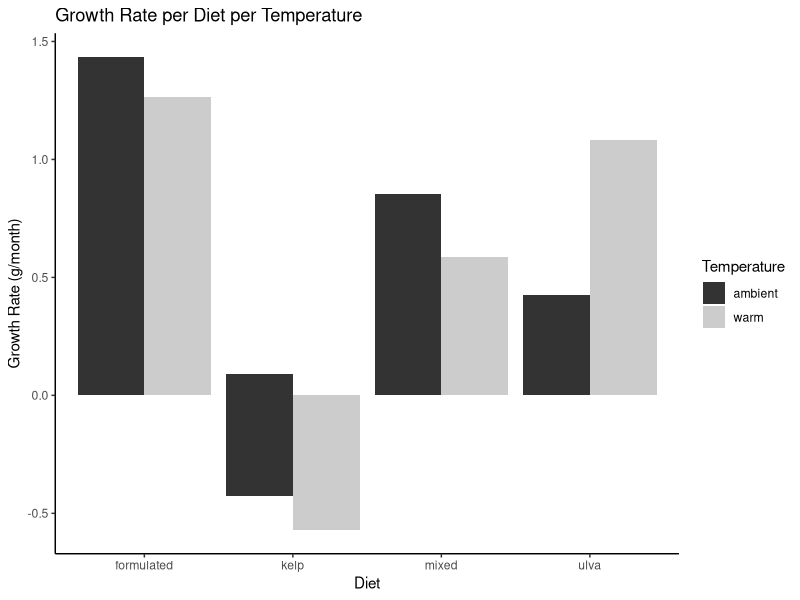
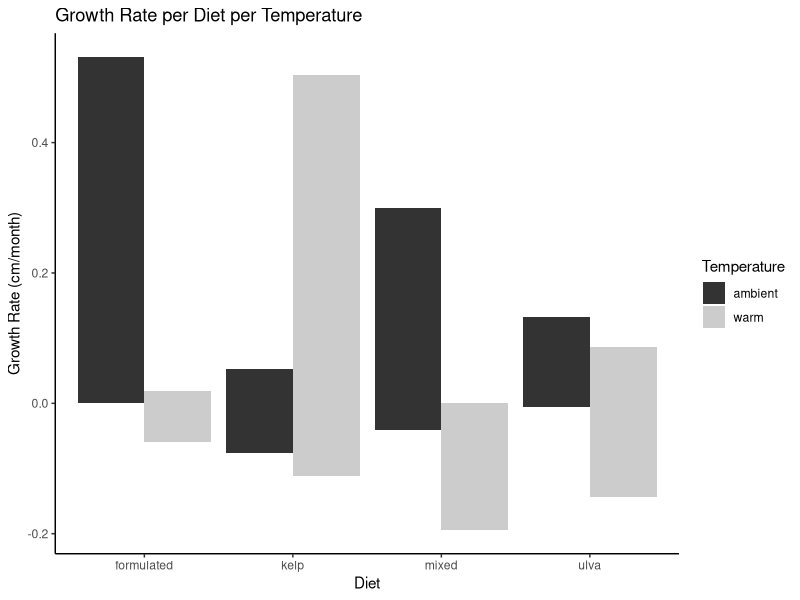

Reproduce these figures in R, in order.
## ---- chunk 1
knitr::opts_chunk$set(echo = TRUE)
library(tidyverse)
library(readxl)
## ---- chunk 2
setwd("C:/Users/aimee/OneDrive - University of Cape Town/OneDrive - University of Cape Town/msc_thesis/parechinus/data")
data <- read_excel("urchin_data.xlsx")
FCR_weight <- read_excel("FCR_data.xlsx", sheet = "weight")
FCR_feed <- read_excel("FCR_data.xlsx", sheet = "feed")
## ---- chunk 3
#initial

initial <- data %>% 
  filter(time == 0)

initial_a <- initial %>% filter(temperature == "ambient")
initial_a_f <- initial_a %>% filter(diet =="formulated")
initial_a_m <- initial_a %>% filter(diet =="mixed")
initial_a_u <- initial_a %>% filter(diet =="ulva")
initial_a_k <- initial_a %>% filter(diet =="kelp")


initial_w <- initial %>% filter(temperature == "warm")
initial_w_f <- initial_w %>% filter(diet =="formulated")
initial_w_m <- initial_w %>% filter(diet =="mixed")
initial_w_u <- initial_w %>% filter(diet =="ulva")
initial_w_k <- initial_w %>% filter(diet =="kelp")



#month 1

m1 <- data %>% 
  filter(time == 1)

m1_a <- m1 %>% filter(temperature == "ambient")
m1_a_f <- m1_a %>% filter(diet =="formulated")
m1_a_m <- m1_a %>% filter(diet =="mixed")
m1_a_u <- m1_a %>% filter(diet =="ulva")
m1_a_k <- m1_a %>% filter(diet =="kelp")


m1_w <- m1 %>% filter(temperature == "warm")
m1_w_f <- m1_w %>% filter(diet =="formulated")
m1_w_m <- m1_w %>% filter(diet =="mixed")
m1_w_u <- m1_w %>% filter(diet =="ulva")
m1_w_k <- m1_w %>% filter(diet =="kelp")


## ---- chunk 4
fa <- data %>% 
  filter(temperature == "ambient", diet == "formulated")

fw <- data %>% 
  filter(temperature == "warm", diet == "formulated") 

ma <- data %>% 
  filter(temperature == "ambient", diet == "mixed")

mw <- data %>% 
  filter(temperature == "warm", diet == "mixed")

ua <- data %>% 
  filter(temperature == "ambient", diet == "ulva")

uw <- data %>% 
  filter(temperature == "warm", diet == "ulva")

ka <- data %>% 
  filter(temperature == "ambient", diet == "kelp")

kw <- data %>% 
  filter(temperature == "warm", diet == "kelp")


## ---- chunk 5
data_transform_somatic <- function(data){
initial_dat <- data %>% 
  group_by(tank) %>% 
  filter(time == 0) %>% 
  summarise(diet = diet, temperature = temperature, T0_weight = mean(`weight (g)`), T0_size = mean(diam_ave)) 


month1_dat <- data %>% 
  group_by(tank) %>% 
  filter(time == 1) %>% 
  summarise(T1_weight = mean(`weight (g)`), T1_size = mean(diam_ave))
  

growth_dat1 <- initial_dat %>% left_join(month1_dat,by = "tank") %>% 
  group_by(tank, diet, temperature) %>% 
  mutate(w_growth = T1_weight-T0_weight, s_growth = T1_size - T0_size) %>% distinct()

growth_dat1
}
somatic_growth <- data_transform_somatic(data)

write.csv(somatic_growth, "somatic_growth_data.csv", row.names = FALSE)

## ---- chunk 6

weight_gain_plot <- ggplot(somatic_growth, aes(x = diet, y = w_growth, fill = as.factor(temperature))) +
  geom_bar(stat = "identity", position = "dodge") +
  labs(title = "Growth Rate per Diet per Temperature",
       x = "Diet", y = "Growth Rate (g/month)",
       fill = "Temperature") +
  theme_classic()+scale_fill_grey()

print(weight_gain_plot)

## ---- chunk 7

size_growth_plot <- ggplot(somatic_growth, aes(x = diet, y = s_growth, fill = as.factor(temperature))) +
  geom_bar(stat = "identity", position = "dodge") +
  labs(title = "Growth Rate per Diet per Temperature",
       x = "Diet", y = "Growth Rate (cm/month)",
       fill = "Temperature") +
  theme_classic()+scale_fill_grey()

print(size_growth_plot)

